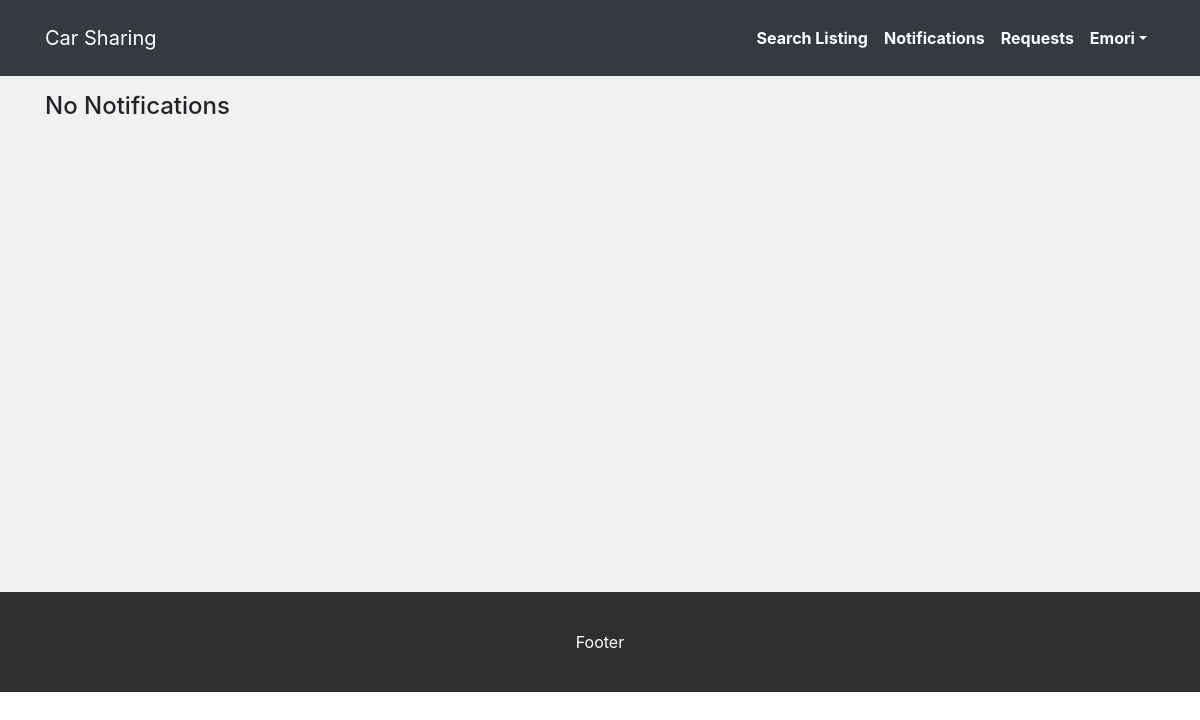
The page /notifications (signed in) on the database as committed earlier.
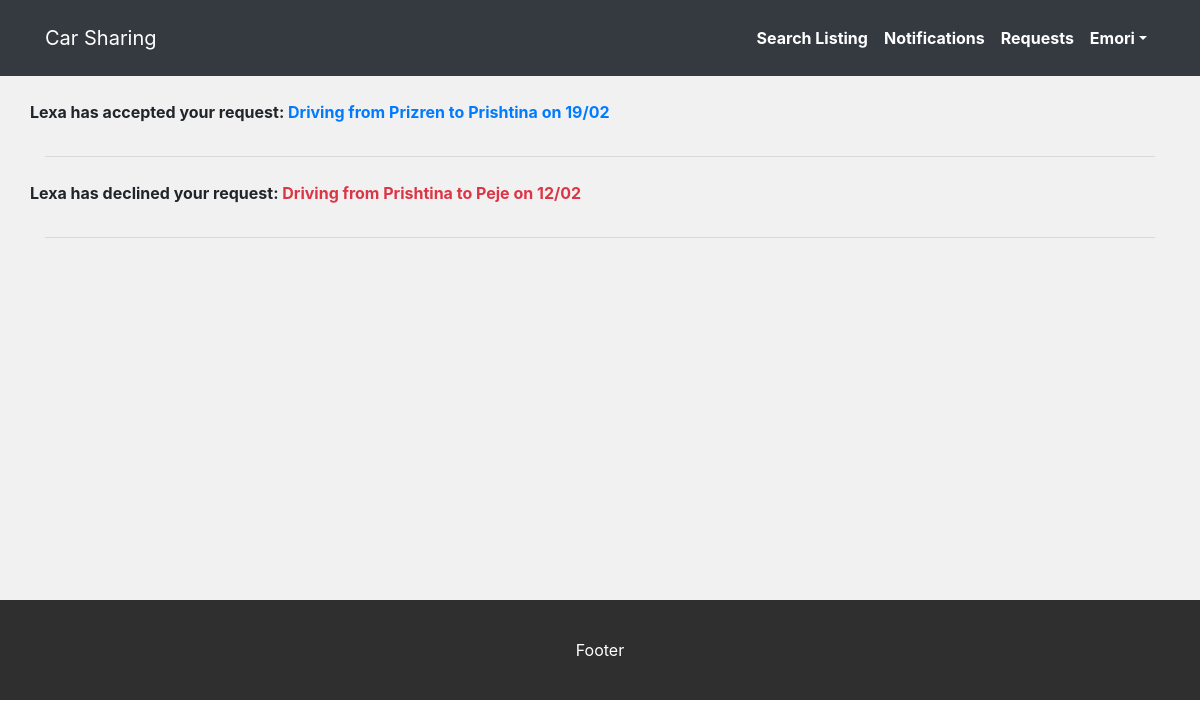
The same page on the database as committed later.
### models.py (models this page shows, shortened)
class UserRequest(db.Model):
    __tablename__ = 'requests'
    __table_args__ = {'extend_existing': True}

class User(db.Model):
    __tablename__ = 'users'
    id = db.Column(db.Integer, primary_key=True)
    first_name = db.Column(db.String(45))
    last_name = db.Column(db.String(45))
    email = db.Column(db.String(255))
    password = db.Column(db.String(255))
    created_at = db.Column(db.DateTime, server_default=func.now())
    updated_at = db.Column(db.DateTime, server_default=func.now(), onupdate=func.now())
    listings_requested_by_this_user = db.relationship('Listing', secondary=requests, lazy='dynamic',backref=db.backref('users', lazy=True))

class Listing(db.Model):
    __tablename__ = 'listings'
    id = db.Column(db.Integer, primary_key=True)
    user_id = db.Column(db.Integer, db.ForeignKey("users.id", ondelete="cascade", onupdate='cascade'), nullable=False)
    location_from = db.Column(db.String())
    location_to = db.Column(db.String())
    description = db.Column(db.String())
    date = db.Column(db.DateTime)
    price = db.Column(db.String)
    created_at = db.Column(db.DateTime, server_default=func.now())
    updated_at = db.Column(db.DateTime, server_default=func.now(), onupdate=func.now())
    user = db.relationship('User', foreign_keys=[user_id], backref="user_listings")
    users_request_this_listing = db.relationship('User', secondary=requests, lazy='dynamic', backref=db.backref('listings', lazy=True))

### controller_functions.py (the view)
def showNotifications():
    logged_in_user = User.query.get(session['user_id'])
    sql = text("SELECT l.id as listing_id, l.description, strftime('%m', l.date) AS month, strftime('%d', l.date) AS day, u.first_name, u.last_name, r.accepted  FROM notifications n JOIN listings l on n.listing_id = l.id JOIN requests r on n.listing_id = r.listing_id JOIN users u on n.sender_id = u.id WHERE n.receiver_id = "+str(session['user_id'])+";")
    result = db.engine.execute(sql)
    notifications = result.fetchall()
    for i in notifications:
        print(i.description)
    return render_template("notifications.html", notifications=notifications, logged_in_user=logged_in_user)

### templates/notifications.html
{% include 'includes/header.html' %}
<div class="container my-3 content-height">
    {% if not notifications %}
    <h4>No Notifications</h4>
    {% endif %}
    {% for notification in notifications %}
    <div class="row mt-4">
        {% if notification.accepted == 1 %}
        <p class="font-weight-bold text-body">{{notification.first_name}} has accepted your request: <span class="text-primary">{{notification.description}} on {{notification.day}}/{{notification.month}}</span></p>
        {% elif notification.accepted == 0 %}
        <p class="font-weight-bold text-body">{{notification.first_name}} has declined your request: <span class="text-danger">{{notification.description}} on {{notification.day}}/{{notification.month}}</span></p>
        {% endif %}
    </div>
    <hr>
    {% endfor %}
</div>
{% include 'includes/footer.html' %}

Rows that differ between the two databases and show on the page:
added UserRequest: first_name "Lexa", description "Driving from Prizren to Prishtina", day "19", month "02"
added UserRequest: first_name "Lexa", description "Driving from Prishtina to Peje", day "12", month "02"
Other text that changed with them:
text no longer shown: "No Notifications"
